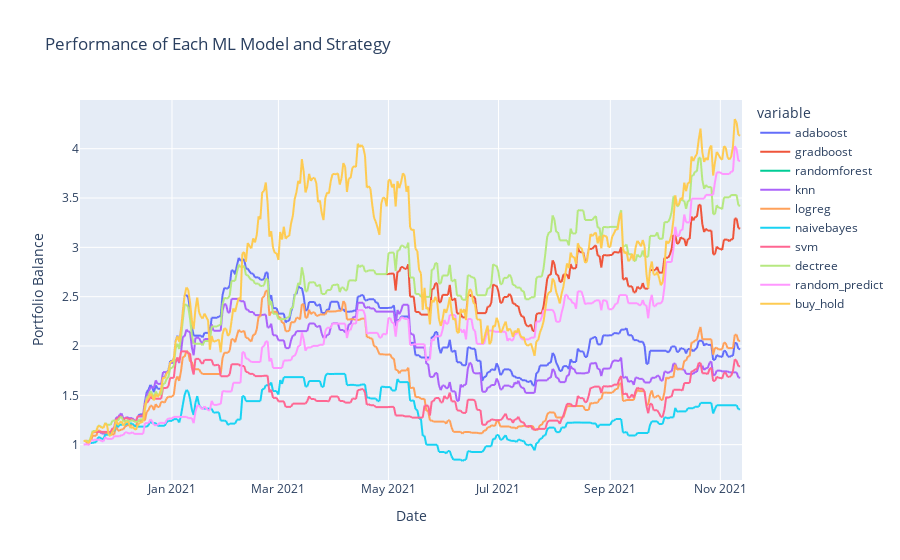

This figure's notebook cell:
### Markdown cell above
## Running the Backtest

### Code cell
# API Key
with open("../eodHistoricalData-API.txt", "r") as f:
    api_key = f.read()

# Backtest performance
performance = backtestModels("BTC-USD", 365, 100, api_key)

# Visualizing results
fig = px.line(
    performance,
    x=performance.index,
    y=performance.columns,
    title='Performance of Each ML Model and Strategy',
    labels={"value": "Portfolio Balance",
            "ds": "Date"}
)

fig.show()

### Figure 1 — Plotly figure (JSON) as saved in the notebook; plotly's stock layout.template omitted (floating-point values rounded to 4 significant figures; data arrays with more than 128 entries replaced by an {"elided": "..."} marker saying what was removed)
{"data": [{"hovertemplate": "variable=adaboost<br>Date=%{x}<br>Portfolio Balance=%{y}<extra></extra>", "legendgroup": "adaboost", "line": {"color": "#636efa", "dash": "solid"}, "mode": "lines", "name": "adaboost", "showlegend": true, "type": "scattergl", "x": {"elided": "368 str values"}, "xaxis": "x", "y": {"elided": "368 float values"}, "yaxis": "y"}, {"hovertemplate": "variable=gradboost<br>Date=%{x}<br>Portfolio Balance=%{y}<extra></extra>", "legendgroup": "gradboost", "line": {"color": "#EF553B", "dash": "solid"}, "mode": "lines", "name": "gradboost", "showlegend": true, "type": "scattergl", "x": {"elided": "368 str values"}, "xaxis": "x", "y": {"elided": "368 float values"}, "yaxis": "y"}, {"hovertemplate": "variable=randomforest<br>Date=%{x}<br>Portfolio Balance=%{y}<extra></extra>", "legendgroup": "randomforest", "line": {"color": "#00cc96", "dash": "solid"}, "mode": "lines", "name": "randomforest", "showlegend": true, "type": "scattergl", "visible": true, "x": {"elided": "368 str values"}, "xaxis": "x", "y": {"elided": "368 float values"}, "yaxis": "y"}, {"hovertemplate": "variable=knn<br>Date=%{x}<br>Portfolio Balance=%{y}<extra></extra>", "legendgroup": "knn", "line": {"color": "#ab63fa", "dash": "solid"}, "mode": "lines", "name": "knn", "showlegend": true, "type": "scattergl", "x": {"elided": "368 str values"}, "xaxis": "x", "y": {"elided": "368 float values"}, "yaxis": "y"}, {"hovertemplate": "variable=logreg<br>Date=%{x}<br>Portfolio Balance=%{y}<extra></extra>", "legendgroup": "logreg", "line": {"color": "#FFA15A", "dash": "solid"}, "mode": "lines", "name": "logreg", "showlegend": true, "type": "scattergl", "x": {"elided": "368 str values"}, "xaxis": "x", "y": {"elided": "368 float values"}, "yaxis": "y"}, {"hovertemplate": "variable=naivebayes<br>Date=%{x}<br>Portfolio Balance=%{y}<extra></extra>", "legendgroup": "naivebayes", "line": {"color": "#19d3f3", "dash": "solid"}, "mode": "lines", "name": "naivebayes", "showlegend": true, "type": "scattergl", "x": {"elided": "368 str values"}, "xaxis": "x", "y": {"elided": "368 float values"}, "yaxis": "y"}, {"hovertemplate": "variable=svm<br>Date=%{x}<br>Portfolio Balance=%{y}<extra></extra>", "legendgroup": "svm", "line": {"color": "#FF6692", "dash": "solid"}, "mode": "lines", "name": "svm", "showlegend": true, "type": "scattergl", "x": {"elided": "368 str values"}, "xaxis": "x", "y": {"elided": "368 float values"}, "yaxis": "y"}, {"hovertemplate": "variable=dectree<br>Date=%{x}<br>Portfolio Balance=%{y}<extra></extra>", "legendgroup": "dectree", "line": {"color": "#B6E880", "dash": "solid"}, "mode": "lines", "name": "dectree", "showlegend": true, "type": "scattergl", "visible": true, "x": {"elided": "368 str values"}, "xaxis": "x", "y": {"elided": "368 float values"}, "yaxis": "y"}, {"hovertemplate": "variable=random_predict<br>Date=%{x}<br>Portfolio Balance=%{y}<extra></extra>", "legendgroup": "random_predict", "line": {"color": "#FF97FF", "dash": "solid"}, "mode": "lines", "name": "random_predict", "showlegend": true, "type": "scattergl", "x": {"elided": "368 str values"}, "xaxis": "x", "y": {"elided": "368 float values"}, "yaxis": "y"}, {"hovertemplate": "variable=buy_hold<br>Date=%{x}<br>Portfolio Balance=%{y}<extra></extra>", "legendgroup": "buy_hold", "line": {"color": "#FECB52", "dash": "solid"}, "mode": "lines", "name": "buy_hold", "showlegend": true, "type": "scattergl", "x": {"elided": "368 str values"}, "xaxis": "x", "y": {"elided": "368 float values"}, "yaxis": "y"}], "layout": {"autosize": true, "legend": {"title": {"text": "variable"}, "tracegroupgap": 0}, "title": {"text": "Performance of Each ML Model and Strategy"}, "xaxis": {"anchor": "y", "autorange": true, "domain": [0, 1], "range": ["2020-11-11", "2021-11-13"], "title": {"text": "Date"}, "type": "date"}, "yaxis": {"anchor": "x", "autorange": true, "domain": [0, 1], "range": [0.6419, 4.494], "title": {"text": "Portfolio Balance"}, "type": "linear"}}}
